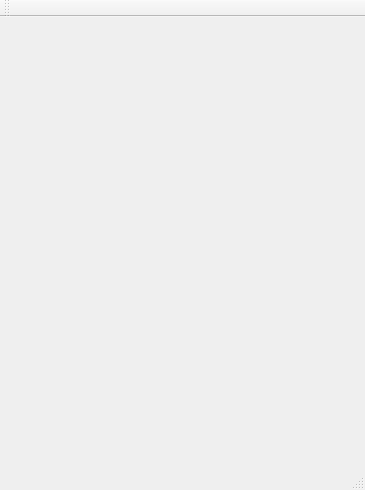
<?xml version="1.0" encoding="UTF-8"?>
<ui version="4.0">
 <class>MainWindow</class>
 <widget class="QMainWindow" name="MainWindow">
  <property name="geometry">
   <rect>
    <x>0</x>
    <y>0</y>
    <width>365</width>
    <height>490</height>
   </rect>
  </property>
  <property name="windowTitle">
   <string>MainWindow</string>
  </property>
  <widget class="QWidget" name="centralWidget">
   <layout class="QHBoxLayout" name="horizontalLayout">
    <item>
     <widget class="ClientWidget" name="Client1" native="true"/>
    </item>
   </layout>
  </widget>
  <widget class="QMenuBar" name="menuBar">
   <property name="geometry">
    <rect>
     <x>0</x>
     <y>0</y>
     <width>365</width>
     <height>23</height>
    </rect>
   </property>
  </widget>
  <widget class="QToolBar" name="mainToolBar">
   <attribute name="toolBarArea">
    <enum>TopToolBarArea</enum>
   </attribute>
   <attribute name="toolBarBreak">
    <bool>false</bool>
   </attribute>
  </widget>
  <widget class="QStatusBar" name="statusBar"/>
 </widget>
 <layoutdefault spacing="6" margin="11"/>
 <customwidgets>
  <customwidget>
   <class>ClientWidget</class>
   <extends>QWidget</extends>
   <header>clientwidget.h</header>
   <container>1</container>
  </customwidget>
 </customwidgets>
 <resources/>
 <connections/>
</ui>
